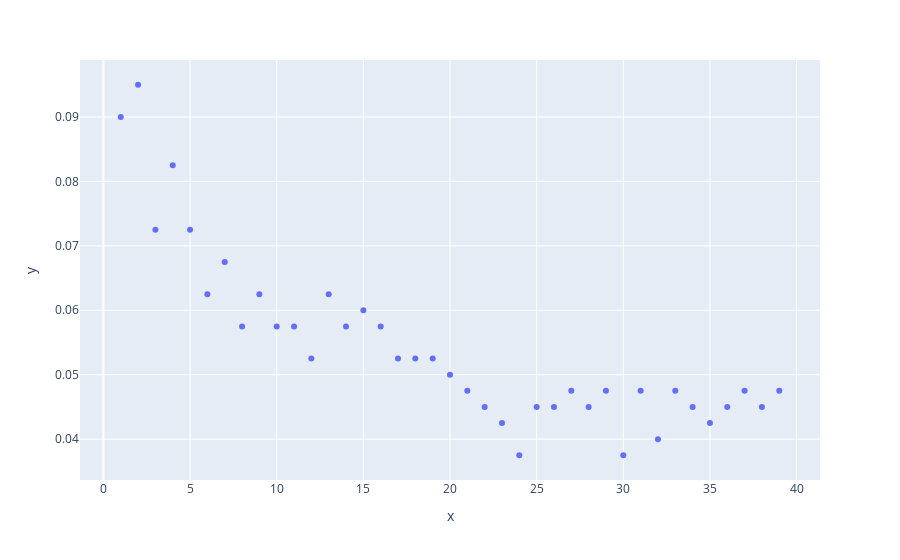

Here is the notebook cell this chart was saved with:
### Code cell
import plotly.express as pt
pt.scatter(x=range(1,40),y=error_rate,)

### Figure 1 — Plotly figure (JSON) as saved in the notebook; plotly's stock layout.template omitted (floating-point values rounded to 4 significant figures)
{"data": [{"hovertemplate": "x=%{x}<br>y=%{y}<extra></extra>", "legendgroup": "", "marker": {"color": "#636efa", "symbol": "circle"}, "mode": "markers", "name": "", "orientation": "v", "showlegend": false, "type": "scatter", "x": [1, 2, 3, 4, 5, 6, 7, 8, 9, 10, 11, 12, 13, 14, 15, 16, 17, 18, 19, 20, 21, 22, 23, 24, 25, 26, 27, 28, 29, 30, 31, 32, 33, 34, 35, 36, 37, 38, 39], "xaxis": "x", "y": [0.09, 0.095, 0.0725, 0.0825, 0.0725, 0.0625, 0.0675, 0.0575, 0.0625, 0.0575, 0.0575, 0.0525, 0.0625, 0.0575, 0.06, 0.0575, 0.0525, 0.0525, 0.0525, 0.05, 0.0475, 0.045, 0.0425, 0.0375, 0.045, 0.045, 0.0475, 0.045, 0.0475, 0.0375, 0.0475, 0.04, 0.0475, 0.045, 0.0425, 0.045, 0.0475, 0.045, 0.0475], "yaxis": "y"}], "layout": {"legend": {"tracegroupgap": 0}, "margin": {"t": 60}, "xaxis": {"anchor": "y", "domain": [0, 1], "title": {"text": "x"}}, "yaxis": {"anchor": "x", "domain": [0, 1], "title": {"text": "y"}}}}
